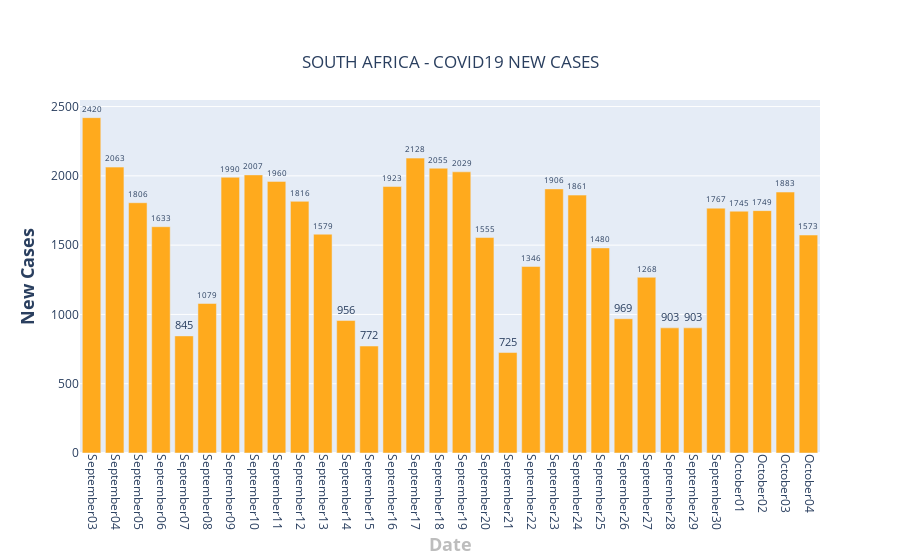

The notebook cell this image was saved under:
### Code cell
fig = go.Figure()

sa_total_per_day = []
for date in dates:    
    total = sa[date].str.replace('+','').fillna(0).str.replace(',','').fillna(0).astype(int)
    sa_total_per_day.append(int(total))
    
fig.add_trace(go.Bar(x=dates[-32:],  y = sa_total_per_day[-32:],text=sa_total_per_day[-32:],textposition='outside',name = "South Africa",marker_color='#FFAA1D'))
fig.update_layout(
    title={
        'text': "SOUTH AFRICA - COVID19 NEW CASES",
        'y':0.9,
        'x':0.5,
        'xanchor': 'center',
        'yanchor': 'top'},
    xaxis=dict(title='<b>Date</b>',titlefont_size=18, titlefont=dict(color='#BDBDBD')),
    yaxis=dict(title='<b>New Cases</b>',titlefont_size=18),
    xaxis_tickangle=90,
)

fig.show()

### Figure 1 — Plotly figure (JSON) as saved in the notebook; plotly's stock layout.template omitted (floating-point values rounded to 4 significant figures)
{"data": [{"marker": {"color": "#FFAA1D"}, "name": "South Africa", "text": ["2420", "2063", "1806", "1633", "845", "1079", "1990", "2007", "1960", "1816", "1579", "956", "772", "1923", "2128", "2055", "2029", "1555", "725", "1346", "1906", "1861", "1480", "969", "1268", "903", "903", "1767", "1745", "1749", "1883", "1573"], "textposition": "outside", "type": "bar", "x": ["September03", "September04", "September05", "September06", "September07", "September08", "September09", "September10", "September11", "September12", "September13", "September14", "September15", "September16", "September17", "September18", "September19", "September20", "September21", "September22", "September23", "September24", "September25", "September26", "September27", "September28", "September29", "September30", "October01", "October02", "October03", "October04"], "y": [2420, 2063, 1806, 1633, 845, 1079, 1990, 2007, 1960, 1816, 1579, 956, 772, 1923, 2128, 2055, 2029, 1555, 725, 1346, 1906, 1861, 1480, 969, 1268, 903, 903, 1767, 1745, 1749, 1883, 1573]}], "layout": {"title": {"text": "SOUTH AFRICA - COVID19 NEW CASES", "x": 0.5, "xanchor": "center", "y": 0.9, "yanchor": "top"}, "xaxis": {"tickangle": 90, "title": {"font": {"color": "#BDBDBD", "size": 18}, "text": "<b>Date</b>"}}, "yaxis": {"title": {"font": {"size": 18}, "text": "<b>New Cases</b>"}}}}
